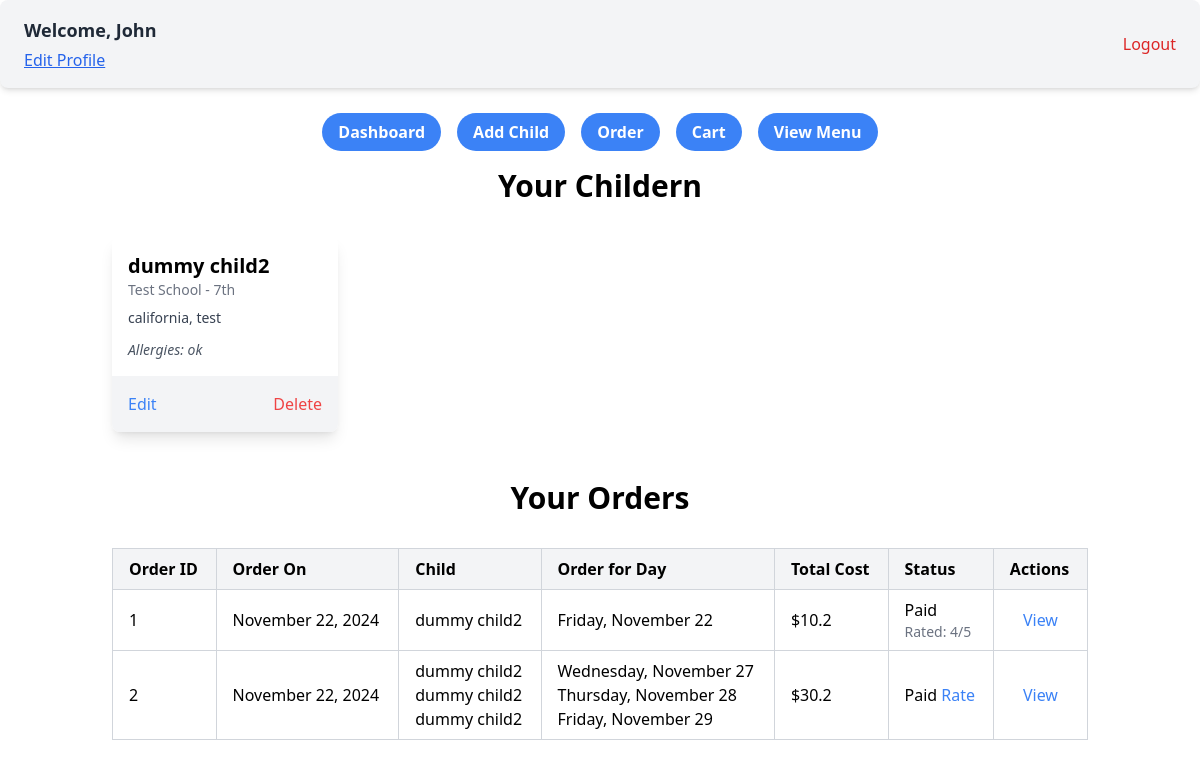
/ (signed in), run on the app's committed database.
### app/models.py (models this page shows, shortened)
class Parent(UserMixin,db.Model):
    __tablename__ = 'parents'
    id = db.Column(db.Integer, primary_key=True, autoincrement=True)
    email = db.Column(db.String(120), unique=True, nullable=False)
    password_hash = db.Column(db.String(128), nullable=False)
    first_name = db.Column(db.String(50), nullable=False)
    last_name = db.Column(db.String(50), nullable=False)
    address = db.Column(db.String(255), nullable=False)
    state = db.Column(db.String(50), nullable=False)
    city = db.Column(db.String(50), nullable=False)
    zip_code = db.Column(db.String(10), nullable=False)
    is_admin = db.Column(db.Boolean, nullable=False, default=False)
    home_phone = db.Column(db.String(15), nullable=True)
    cell_phone = db.Column(db.String(15), nullable=False)
    work_phone = db.Column(db.String(15), nullable=True)
    children = db.relationship('Child', back_populates='parent', cascade='all, delete-orphan')
    orders = db.relationship('Order', back_populates='parent', cascade='all, delete-orphan')

class Child(db.Model):
    __tablename__ = 'children'
    id = db.Column(db.Integer, primary_key=True, autoincrement=True)
    first_name = db.Column(db.String(50), nullable=False)
    last_name = db.Column(db.String(50), nullable=False)
    state = db.Column(db.String(50), nullable=False)
    county = db.Column(db.String(50), nullable=False)
    grade = db.Column(db.String(20), nullable=False)
    allergies = db.Column(db.Text, nullable=True)
    school_id = db.Column(db.Integer, db.ForeignKey('schools.id'), nullable=False)
    school = db.relationship('School', back_populates='children')
    parent_id = db.Column(db.Integer, db.ForeignKey('parents.id'), nullable=False)
    parent = db.relationship('Parent', back_populates='children')

class School(db.Model):
    __tablename__ = 'schools'
    id = db.Column(db.Integer, primary_key=True, autoincrement=True)
    name = db.Column(db.String(100), nullable=False, unique=True)
    address = db.Column(db.String(255), nullable=False)
    phone_number = db.Column(db.String(15), nullable=False)
    contact_name = db.Column(db.String(100), nullable=False)
    contact_email = db.Column(db.String(120), nullable=False)
    special_instructions = db.Column(db.Text, nullable=True)
    total_students = db.Column(db.Integer, nullable=True)
    children = db.relationship('Child', back_populates='school', cascade='all, delete-orphan')

class Order(db.Model):
    __tablename__ = 'orders'
    id = db.Column(db.Integer, primary_key=True, autoincrement=True)
    parent_id = db.Column(db.Integer, db.ForeignKey('parents.id'), nullable=False)
    order_date = db.Column(db.DateTime, default=datetime.utcnow, nullable=False)
    total_cost = db.Column(db.Float, nullable=False)
    status = db.Column(db.String(20), nullable=False, default="Pending")
    deadline = db.Column(db.DateTime, nullable=True, default=lambda: datetime.now() + timedelta(days=2))
    parent = db.relationship('Parent', back_populates='orders')
    order_items = db.relationship('OrderItem', back_populates='order', cascade='all, delete-orphan')
    rating = db.Column(db.Integer, nullable=True)

class OrderItem(db.Model):
    __tablename__ = 'order_items'
    id = db.Column(db.Integer, primary_key=True, autoincrement=True)
    order_id = db.Column(db.Integer, db.ForeignKey('orders.id'), nullable=False)
    child_id = db.Column(db.Integer, db.ForeignKey('children.id'), nullable=False)
    day = db.Column(db.String(20), nullable=False)
    dessert_name = db.Column(db.String(100), nullable=True)
    dessert_price = db.Column(db.Float, nullable=True, default=0.0)
    drink_name = db.Column(db.String(100), nullable=True)
    drink_price = db.Column(db.Float, nullable=True, default=0.0)
    entree_name = db.Column(db.String(100), nullable=True)
    entree_price = db.Column(db.Float, nullable=True, default=0.0)
    produce_name = db.Column(db.String(100), nullable=True)
    produce_price = db.Column(db.Float, nullable=True, default=0.0)
    side_name = db.Column(db.String(100), nullable=True)
    side_price = db.Column(db.Float, nullable=True, default=0.0)
    order = db.relationship('Order', back_populates='order_items')
    child = db.relationship('Child', backref='order_items')

### app/routes/dashboard.py (the view)
@dashboard.route('/', methods=['GET'])
@login_required
def get_users():
    children = Child.query.filter_by(parent_id=current_user.id).all()
    orders = Order.query.filter_by(parent_id=current_user.id).all()
    if current_user.is_admin:
        return redirect('/admin-dashboard')
    return render_template('dashboard.html', current_user=current_user ,children=children ,orders=orders)

### app/__init__.py (called while the page is built)
def create_app():
    app = Flask(__name__,
                static_folder='static')
    app.config['SQLALCHEMY_DATABASE_URI'] = 'sqlite:///app.db'
    app.config['SQLALCHEMY_TRACK_MODIFICATIONS'] = False
    app.config['SECRET_KEY'] = 'your_secret_key_here'
    app.config['JWT_SECRET_KEY'] = 'your_jwt_secret_key_here'
    login_manager = LoginManager()
    login_manager.login_view = 'auth.login'
    login_manager.init_app(app)
    db.init_app(app)
    jwt = JWTManager(app)
    from app.models import Parent
    @login_manager.user_loader
    def load_user(user_id):
        return Parent.query.get(int(user_id))
    app.register_blueprint(dashboard, url_prefix='/')
    app.register_blueprint(auth, url_prefix='/')
    app.register_blueprint(order, url_prefix='/')
    app.register_blueprint(admin, url_prefix='/')
    return app

### app/templates/dashboard.html (shortened to what this page needs)
{% extends "_layout.html" %}
{% block content %}
{% if current_user.is_authenticated %}
<div class="container mx-auto p-6">
    <h2 class="text-3xl font-semibold text-center mb-8">Your Childern</h2>
    <div class="grid grid-cols-1 sm:grid-cols-2 md:grid-cols-3 lg:grid-cols-4 gap-6">
        {% for child in children %}
        <div class="bg-white rounded-lg shadow-lg overflow-hidden">
            <div class="p-4">
                <h3 class="text-xl font-bold">{{ child.first_name }} {{ child.last_name }}</h3>
                <p class="text-sm text-gray-500">{{ child.school.name }} - {{ child.grade }}</p>
                <p class="text-sm mt-2 text-gray-700">{{ child.state }}, {{ child.county }}</p>
                {% if child.allergies %}
                <p class="mt-3 text-sm italic text-gray-600">Allergies: {{ child.allergies }}</p>
                {% endif %}
            </div>
            <div class="flex justify-between p-4 bg-gray-100">
                <a href="/edit-child/{{ child.id }}" class="text-blue-500 hover:underline">Edit</a>
                <a class="text-red-500 hover:underline" onclick="deleteChild({{ child.id }})">Delete</a>
            </div>
        </div>
        {% endfor %}
    </div>
</div>
<div class="container mx-auto p-6">
    <h2 class="text-3xl font-semibold text-center mb-8">Your Orders</h2>
    <div class="overflow-x-auto">
        <table class="table-auto w-full text-left border-collapse border border-gray-200">
            <thead class="bg-gray-100">
                <tr>
                    <th class="border border-gray-300 px-4 py-2">Order ID</th>
                    <th class="border border-gray-300 px-4 py-2">Order On</th>
                    <th class="border border-gray-300 px-4 py-2">Child</th>
                    <th class="border border-gray-300 px-4 py-2">Order for Day</th>
                    <th class="border border-gray-300 px-4 py-2">Total Cost</th>
                    <th class="border border-gray-300 px-4 py-2">Status</th>
                    <th class="border border-gray-300 px-4 py-2">Actions</th>
                </tr>
            </thead>
            <tbody>
                {% for order in orders %}
                <tr class="hover:bg-gray-50">
                    <td class="border border-gray-300 px-4 py-2">{{ order.id }}</td>
                    <td class="border border-gray-300 px-4 py-2">{{ order.order_date.strftime('%B %d, %Y') }}</td>
                    <td class="border border-gray-300 px-4 py-2">
                        {% for item in order.order_items %}
                        <div>{{ item.child.first_name }} {{ item.child.last_name }}</div>
                        {% endfor %}
                    </td>
                    <td class="border border-gray-300 px-4 py-2">
                        {% for item in order.order_items %}
                        <div>{{ item.day }}</div>
                        {% endfor %}
                    </td>
                    <td class="border border-gray-300 px-4 py-2">${{ order.total_cost }}</td>
                    <td class="border border-gray-300 px-4 py-2">{{ order.status }} {% if order.status == 'Paid' and not
                        order.rating %}
                        <button type="button" class="rate-order text-blue-500 hover:underline"
                            data-order-id="{{ order.id }}">
                            Rate
                        </button>
                        {% endif %}
                        {% if order.rating %}
                        <div class="text-sm text-gray-500">Rated: {{ order.rating }}/5</div>
                        {% endif %}
                    </td>
                    <td class="border border-gray-300 px-4 py-2 text-center space-x-4">
                        <a href="/order/{{ order.id }}" class="text-blue-500 hover:underline">View</a>
                    </td>
                </tr>
                {% endfor %}
            </tbody>
        </table>
    </div>
</div>
{% else %}
<div class="container mx-auto p-6">
    <h2 class="text-3xl font-semibold text-center mb-8">Please login to view your dashboard</h2>
</div>
{% endif %}
{% endblock %}

### app/templates/_layout.html (shortened to what this page needs)
<!DOCTYPE html>
<html lang="en">
<head>
    <script src="https://cdn.tailwindcss.com"></script>
</head>
<body>
    <div class="flex flex-col items-center justify-center h-fit">
        {% if current_user.is_authenticated %}
        <div class="bg-gray-100 flex justify-between items-center px-6 py-4 shadow-md rounded-lg w-full">
            <div class="flex flex-col gap-1">
              <h1 class="text-lg font-semibold text-gray-800">
                Welcome, {{ current_user.first_name }}
              </h1>
              <div class="flex gap-4">
                <a href="/edit-profile" class="text-blue-600 hover:text-blue-800 underline">
                  Edit Profile
                </a>
              </div>
            </div>
            <a href="{{ url_for('auth.logout') }}" class="text-red-600 hover:text-red-800 font-medium">
              Logout
            </a>
          </div>
        {% endif %}
    </div>
    {% if current_user.is_authenticated and not current_user.is_admin %}
    <div class="flex flex-row justify-center items-center space-x-4 mt-8" id="nav">
        <ul class="flex flex-row justify-center items-center space-x-4">
            <li><a href="{{ url_for('dashboard.get_users') }}"
                    class="bg-blue-500 hover:bg-blue-700 text-white font-bold py-2 px-4 rounded-full">Dashboard</a></li>
            <li><a href="{{ url_for('dashboard.add_child') }}"
                    class="bg-blue-500 hover:bg-blue-700 text-white font-bold py-2 px-4 rounded-full">Add Child</a></li>
            <li><a href="{{ url_for('order.order_page') }}"
                    class="bg-blue-500 hover:bg-blue-700 text-white font-bold py-2 px-4 rounded-full">Order</a></li>
            <li><a href="{{ url_for('order.cart') }}"
                    class="bg-blue-500 hover:bg-blue-700 text-white font-bold py-2 px-4 rounded-full">Cart</a></li>
            <li><a href="{{ url_for('admin.view_menus') }}"
                    class="bg-blue-500 hover:bg-blue-700 text-white font-bold py-2 px-4 rounded-full">View Menu</a>
            </li>
        </ul>
    </div>
    {% endif %}
    {% block content %}{% endblock %}
</body>
</html>

### data on the page
Parent: first_name "John"
Child: first_name "dummy", last_name "child2", school.name "Test School", grade "7th", state "california", county "test", allergies "ok"
Order: id "1", order_date "November 22, 2024", total_cost "10.2", status "Paid", rating "4"
OrderItem: child.first_name "dummy", child.last_name "child2", day "Friday, November 22"
Order: id "2", order_date "November 22, 2024", total_cost "30.2", status "Paid"
OrderItem: child.first_name "dummy", child.last_name "child2", day "Wednesday, November 27"
OrderItem: child.first_name "dummy", child.last_name "child2", day "Thursday, November 28"
OrderItem: child.first_name "dummy", child.last_name "child2", day "Friday, November 29"
